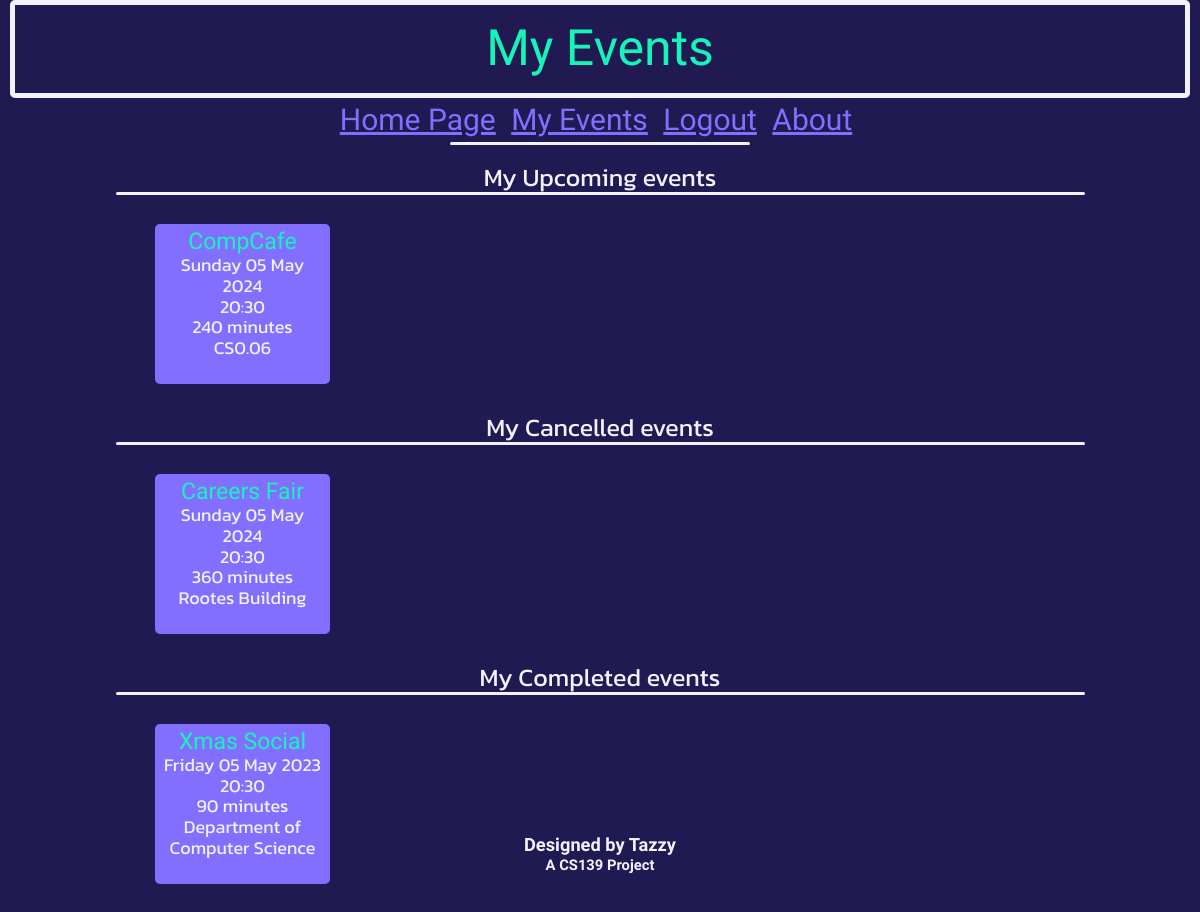
The page /myEvents (signed in) on the database as committed earlier.
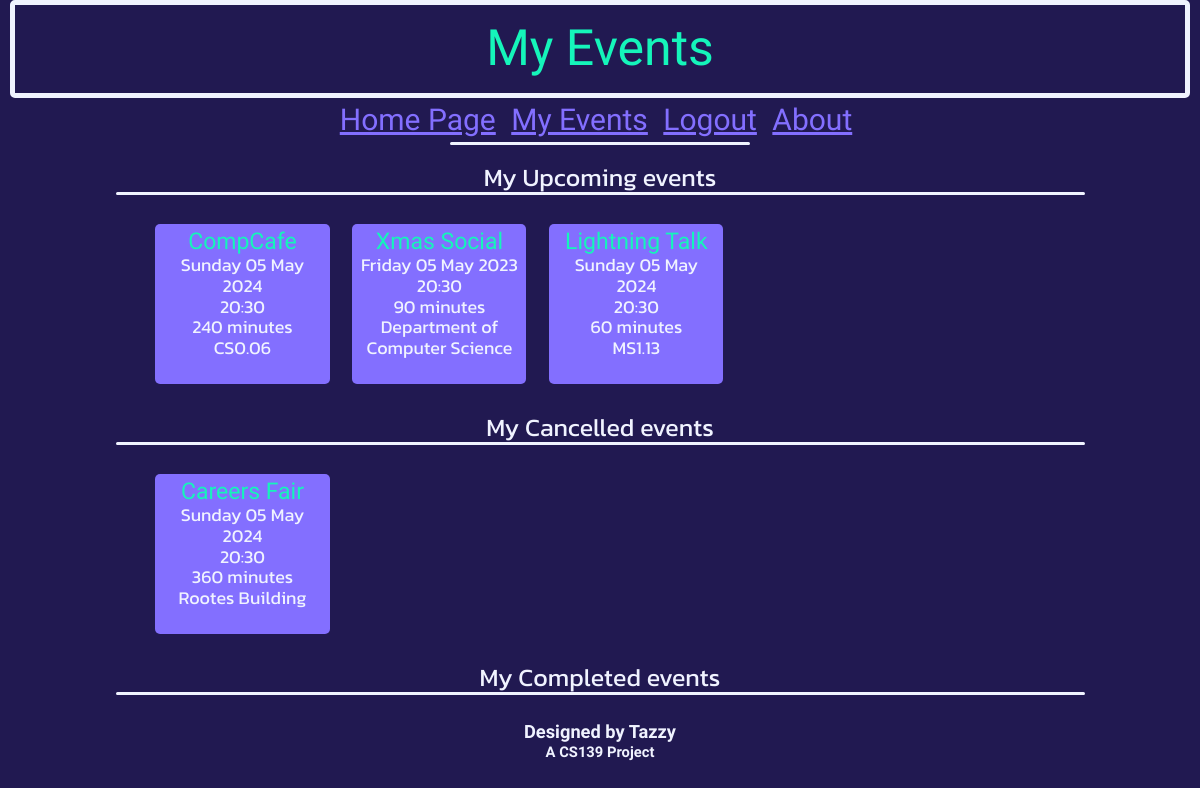
The same page on the database as committed later.
### db_definition.py (models this page shows, shortened)
class Event(db.Model):
    __tablename__ = "events"
    event_id = db.Column(db.Integer, primary_key = True)
    name = db.Column(db.String(20))
    dateTime = db.Column(db.DateTime)
    duration = db.Column(db.Integer) # Minutes
    capacity = db.Column(db.Integer)
    ticketsSold = db.Column(db.Integer)
    location = db.Column(db.String(50))

### eventbyte.py (the view)
@app.route('/myEvents')
def myEvents():
    if not current_user.is_authenticated:
        return redirect('/')
    updateTickets()
    completedEvents = db.session.query(Event).join(Ticket, Event.event_id == Ticket.event_id).where(Ticket.user_id == current_user.user_id).where(Ticket.status == "Completed")
    cancelledEvents = db.session.query(Event).join(Ticket, Event.event_id == Ticket.event_id).where(Ticket.user_id == current_user.user_id).where(Ticket.status == "Cancelled")
    upcomingEvents = db.session.query(Event).join(Ticket, Event.event_id == Ticket.event_id).where(Ticket.user_id == current_user.user_id).where(Ticket.status == "Upcoming")
    return render_template('boughtEventsView.html', completedEvents=completedEvents, cancelledEvents=cancelledEvents, upcomingEvents=upcomingEvents, currTime = datetime.datetime(datetime.MINYEAR, 1, 1))

### eventbyte.py (called while the page is built)
@loginManager.user_loader
def loadUser(user_id):
    return User.query.get(int(user_id))

def updateTickets():
    events = Event.query.all()
    for event in events:
        ticketNum = db.session.query(Ticket).where(Ticket.event_id == event.event_id, Ticket.status == "Upcoming").count()
        event.ticketsSold = ticketNum
        if event.dateTime <= datetime.datetime.now():
            tickets = db.session.query(Ticket).where(Ticket.event_id == event.event_id)
            for ticket in tickets:
                ticket.status = "Completed"
    db.session.commit()

### templates/boughtEventsView.html
{% extends "base.html" %}
{% block heading %}
    <div class="title subtitle">
        My Events
    </div>
{% endblock %}
{% block content %}
    <br>
    <div id="allMyEvents" class="loginFlashes">
        <div id="upcomingEvents">
            My Upcoming events
            <div id="longUnderline"></div><br>
            {% with events=upcomingEvents %}
                {% include "eventList.html" %}
            {% endwith %}
        </div><br>
        <div id="cancelledEvents">
            My Cancelled events
            <div id="longUnderline"></div><br>
            {% with events=cancelledEvents %}
                {% include "eventList.html" %}
            {% endwith %}
        </div><br>
        <div id="completedEvents">
            My Completed events
            <div id="longUnderline"></div><br>
            {% with events=completedEvents %}
                {% include "eventList.html" %}
            {% endwith %}
        </div><br>
    </div>
{% endblock %}

### templates/eventList.html (shortened to what this page needs)
<div id="eventsList">
    {% for event in events %}
        {% if event.dateTime > currTime %}
            <div class="event">
                <a href="/viewEvent?eventid={{event.event_id}}" style="text-decoration: none;"><span class="titleRef" style="font-size: 23px;">{{ event.name }}</span></a><br>
                {{ event.dateTime.strftime('%A') }} {{ event.dateTime.strftime('%d') }} {{ event.dateTime.strftime('%b') }} {{ event.dateTime.strftime('%Y') }}<br>
                {{ event.dateTime.strftime('%H') }}:{{ event.dateTime.strftime('%M') }}<br>
                {{ event.duration }} minutes<br>
                {{ event.location }}<br>
                {% if current_user.userClass == "super" %}
                    {{ event.capacity - event.ticketsSold }} seats left<br><br>
                {% elif event.ticketsSold == event.capacity %}
                    <span style="color: red;"><strong>SOLD OUT</strong></span><br>
                {% elif (event.ticketsSold >= (0.95 * event.capacity)) %}
                    <span style="color: red;"><strong>TICKETS LOW</strong></span><br>{{event.capacity - event.ticketsSold}} tickets left.<br>
                {% else %}
                    <br>
                {% endif %}
            </div>
        {% endif %}
    {% endfor %}
</div>

Rows that differ between the two databases and show on the page:
shown differently, row unchanged: Event "Xmas Social": moves up the list
added Event: name "Lightning Talk", dateTime "Sunday", dateTime "05", dateTime "May", dateTime "2024", dateTime "20", dateTime "30", duration "60", location "MS1.13"
